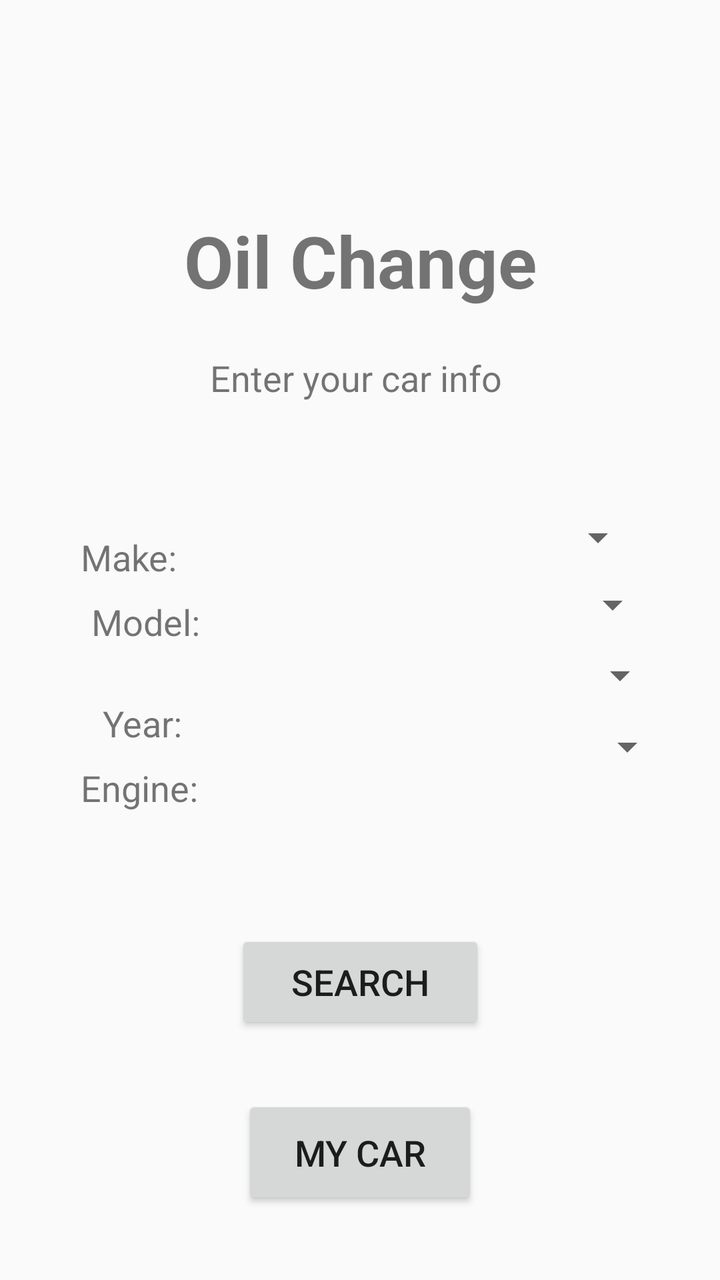
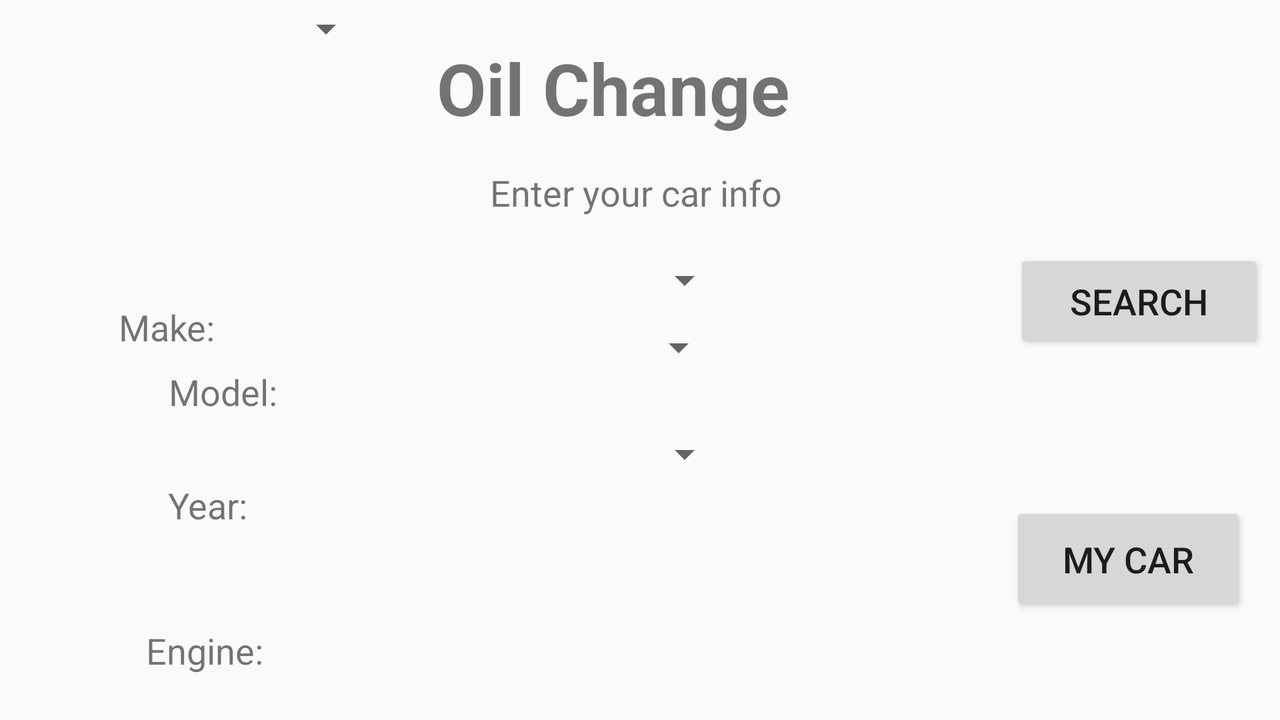

First picture: res/layout/ on a phone held upright. Second picture: the repository's own variant of that layout, on a device whose configuration matches the variant's folder. Source for both follows.
<!-- AndroidManifest.xml: application theme AppTheme -->
<!-- res/layout/content_oil_change.xml -->
<?xml version="1.0" encoding="utf-8"?>
<android.support.constraint.ConstraintLayout xmlns:android="http://schemas.android.com/apk/res/android"
    xmlns:app="http://schemas.android.com/apk/res-auto"
    xmlns:tools="http://schemas.android.com/tools"
    android:layout_width="match_parent"
    android:layout_height="match_parent"
    app:layout_behavior="@string/appbar_scrolling_view_behavior"
    tools:context="com.example.mirko.assignment1.OilChange"
    tools:showIn="@layout/activity_oil_change">

    <TextView
        android:id="@+id/textView11"
        android:layout_width="wrap_content"
        android:layout_height="wrap_content"
        android:layout_marginBottom="8dp"
        android:layout_marginLeft="8dp"
        android:layout_marginRight="8dp"
        android:layout_marginTop="8dp"
        android:text="Oil Change"
        android:textSize="36sp"
        android:textStyle="bold"
        app:layout_constraintBottom_toBottomOf="parent"
        app:layout_constraintLeft_toLeftOf="parent"
        app:layout_constraintRight_toRightOf="parent"
        app:layout_constraintTop_toTopOf="parent"
        app:layout_constraintVertical_bias="0.17"
        android:layout_marginStart="8dp"
        android:layout_marginEnd="8dp" />

    <TextView
        android:id="@+id/textView12"
        android:layout_width="wrap_content"
        android:layout_height="wrap_content"
        android:layout_marginBottom="8dp"
        android:layout_marginLeft="8dp"
        android:layout_marginRight="8dp"
        android:layout_marginTop="8dp"
        android:text="Enter your car info "
        android:textSize="18sp"
        app:layout_constraintBottom_toBottomOf="parent"
        app:layout_constraintLeft_toLeftOf="parent"
        app:layout_constraintRight_toRightOf="parent"
        app:layout_constraintTop_toBottomOf="@+id/textView11"
        app:layout_constraintVertical_bias="0.032"
        android:layout_marginStart="8dp"
        android:layout_marginEnd="8dp" />

    <TextView
        android:id="@+id/textView13"
        android:layout_width="wrap_content"
        android:layout_height="wrap_content"
        android:layout_marginBottom="8dp"
        android:layout_marginLeft="8dp"
        android:layout_marginRight="8dp"
        android:layout_marginTop="8dp"
        android:text="Make:"
        android:textSize="18sp"
        app:layout_constraintBottom_toBottomOf="parent"
        app:layout_constraintHorizontal_bias="0.109"
        app:layout_constraintLeft_toLeftOf="parent"
        app:layout_constraintRight_toRightOf="parent"
        app:layout_constraintTop_toTopOf="parent"
        app:layout_constraintVertical_bias="0.431"
        android:layout_marginStart="8dp"
        android:layout_marginEnd="8dp" />

    <TextView
        android:id="@+id/textView14"
        android:layout_width="wrap_content"
        android:layout_height="wrap_content"
        android:layout_marginBottom="8dp"
        android:layout_marginLeft="8dp"
        android:layout_marginRight="8dp"
        android:layout_marginTop="8dp"
        android:text="Model:"
        android:textSize="18sp"
        app:layout_constraintBottom_toBottomOf="parent"
        app:layout_constraintHorizontal_bias="0.13"
        app:layout_constraintLeft_toLeftOf="parent"
        app:layout_constraintRight_toRightOf="parent"
        app:layout_constraintTop_toBottomOf="@+id/textView13"
        app:layout_constraintVertical_bias="0.0"
        android:layout_marginStart="8dp"
        android:layout_marginEnd="8dp" />

    <TextView
        android:id="@+id/textView15"
        android:layout_width="wrap_content"
        android:layout_height="wrap_content"
        android:text="Year:"
        android:textSize="18sp"
        android:layout_marginTop="8dp"
        app:layout_constraintTop_toBottomOf="@+id/textView14"
        app:layout_constraintBottom_toBottomOf="parent"
        android:layout_marginBottom="8dp"
        android:layout_marginRight="8dp"
        app:layout_constraintRight_toRightOf="parent"
        android:layout_marginLeft="8dp"
        app:layout_constraintLeft_toLeftOf="parent"
        app:layout_constraintHorizontal_bias="0.143"
        app:layout_constraintVertical_bias="0.066"
        android:layout_marginStart="8dp"
        android:layout_marginEnd="8dp" />

    <TextView
        android:id="@+id/textView16"
        android:layout_width="wrap_content"
        android:layout_height="wrap_content"
        android:layout_marginBottom="8dp"
        android:layout_marginLeft="8dp"
        android:layout_marginRight="8dp"
        android:layout_marginTop="8dp"
        android:text="Engine:"
        android:textSize="18sp"
        app:layout_constraintBottom_toBottomOf="parent"
        app:layout_constraintHorizontal_bias="0.113"
        app:layout_constraintLeft_toLeftOf="parent"
        app:layout_constraintRight_toRightOf="parent"
        app:layout_constraintTop_toBottomOf="@+id/textView15"
        app:layout_constraintVertical_bias="0.0"
        android:layout_marginStart="8dp"
        android:layout_marginEnd="8dp" />

    <Button
        android:id="@+id/btnSearchOil"
        android:layout_width="125dp"
        android:layout_height="52dp"
        android:layout_marginBottom="8dp"
        android:layout_marginRight="141dp"
        android:layout_marginTop="8dp"
        android:text="Search"
        android:textSize="18sp"
        app:layout_constraintBottom_toBottomOf="parent"
        app:layout_constraintRight_toRightOf="parent"
        app:layout_constraintVertical_bias="0.799"
        android:layout_marginStart="8dp"
        android:layout_marginEnd="8dp"
        app:layout_constraintTop_toTopOf="parent"
        android:layout_marginLeft="8dp"
        app:layout_constraintLeft_toLeftOf="parent" />

    <Spinner
        android:id="@+id/spMakeOil"
        android:layout_width="217dp"
        android:layout_height="25dp"
        android:layout_marginBottom="8dp"
        android:layout_marginLeft="8dp"
        android:layout_marginRight="8dp"
        android:layout_marginTop="8dp"
        app:layout_constraintBottom_toBottomOf="parent"
        app:layout_constraintHorizontal_bias="0.24"
        app:layout_constraintLeft_toRightOf="@+id/textView13"
        app:layout_constraintRight_toRightOf="parent"
        app:layout_constraintTop_toBottomOf="@+id/textView12"
        app:layout_constraintVertical_bias="0.119"
        android:layout_marginStart="8dp"
        android:layout_marginEnd="8dp" />

    <Spinner
        android:id="@+id/spModelOil"
        android:layout_width="211dp"
        android:layout_height="26dp"
        android:layout_marginTop="8dp"
        app:layout_constraintTop_toBottomOf="@+id/spMakeOil"
        app:layout_constraintBottom_toBottomOf="parent"
        android:layout_marginBottom="8dp"
        android:layout_marginRight="8dp"
        app:layout_constraintRight_toRightOf="parent"
        app:layout_constraintLeft_toRightOf="@+id/textView14"
        android:layout_marginLeft="8dp"
        app:layout_constraintHorizontal_bias="0.339"
        app:layout_constraintVertical_bias="0.0"
        android:layout_marginStart="8dp"
        android:layout_marginEnd="8dp" />

    <Spinner
        android:id="@+id/spYearOil"
        android:layout_width="226dp"
        android:layout_height="29dp"
        android:layout_marginBottom="8dp"
        android:layout_marginLeft="8dp"
        android:layout_marginRight="8dp"
        android:layout_marginTop="8dp"
        app:layout_constraintBottom_toBottomOf="parent"
        app:layout_constraintHorizontal_bias="0.319"
        app:layout_constraintLeft_toRightOf="@+id/textView15"
        app:layout_constraintRight_toRightOf="parent"
        app:layout_constraintTop_toBottomOf="@+id/spModelOil"
        app:layout_constraintVertical_bias="0.0"
        android:layout_marginStart="8dp"
        android:layout_marginEnd="8dp" />

    <Spinner
        android:id="@+id/spEngineOil"
        android:layout_width="226dp"
        android:layout_height="26dp"
        android:layout_marginTop="8dp"
        app:layout_constraintTop_toBottomOf="@+id/spYearOil"
        android:layout_marginBottom="8dp"
        app:layout_constraintBottom_toTopOf="@+id/btnSearchOil"
        android:layout_marginRight="8dp"
        app:layout_constraintRight_toRightOf="parent"
        app:layout_constraintLeft_toRightOf="@+id/textView16"
        android:layout_marginLeft="8dp"
        app:layout_constraintHorizontal_bias="0.238"
        app:layout_constraintVertical_bias="0.0" />

    <Button
        android:id="@+id/btnSave2"
        android:layout_width="118dp"
        android:layout_height="57dp"
        android:layout_marginBottom="8dp"
        android:layout_marginLeft="8dp"
        android:layout_marginRight="8dp"
        android:layout_marginTop="8dp"
        android:text="my car"
        android:textSize="18sp"
        app:layout_constraintBottom_toBottomOf="parent"
        app:layout_constraintLeft_toLeftOf="parent"
        app:layout_constraintRight_toRightOf="parent"
        app:layout_constraintVertical_bias="0.952"
        app:layout_constraintTop_toTopOf="parent" />
</android.support.constraint.ConstraintLayout>
<!-- res/layout/activity_oil_change.xml (included above) -->
<?xml version="1.0" encoding="utf-8"?>
<android.support.design.widget.CoordinatorLayout xmlns:android="http://schemas.android.com/apk/res/android"
    xmlns:app="http://schemas.android.com/apk/res-auto"
    xmlns:tools="http://schemas.android.com/tools"
    android:layout_width="match_parent"
    android:layout_height="match_parent"
    tools:context="com.example.mirko.assignment1.OilChange">



    <include
        android:id="@+id/include"
        layout="@layout/content_oil_change"
        android:layout_height="309dp" />

    <android.support.constraint.ConstraintLayout
        android:layout_width="match_parent"
        android:layout_height="match_parent">

    </android.support.constraint.ConstraintLayout>

</android.support.design.widget.CoordinatorLayout>
<!-- resources referenced by this layout -->
<resources>
  <style name="AppTheme" parent="Theme.AppCompat.Light.DarkActionBar">
          
      </style>
</resources>
<!-- res/layout-land/content_oil_change.xml (the repository's variant of the layout above) -->
<!-- drawn on the phone turned sideways -->
<?xml version="1.0" encoding="utf-8"?>
<android.support.constraint.ConstraintLayout xmlns:android="http://schemas.android.com/apk/res/android"
    xmlns:app="http://schemas.android.com/apk/res-auto"
    xmlns:tools="http://schemas.android.com/tools"
    android:layout_width="match_parent"
    android:layout_height="match_parent"
    app:layout_behavior="@string/appbar_scrolling_view_behavior"
    tools:context="com.example.mirko.assignment1.OilChange"
    tools:showIn="@layout/activity_oil_change">

    <TextView
        android:id="@+id/textView11"
        android:layout_width="wrap_content"
        android:layout_height="wrap_content"
        android:layout_marginBottom="8dp"
        android:layout_marginLeft="8dp"
        android:layout_marginRight="8dp"
        android:layout_marginTop="8dp"
        android:text="Oil Change"
        android:textSize="36sp"
        android:textStyle="bold"
        app:layout_constraintBottom_toBottomOf="parent"
        app:layout_constraintLeft_toLeftOf="parent"
        app:layout_constraintRight_toRightOf="parent"
        app:layout_constraintTop_toTopOf="parent"
        app:layout_constraintVertical_bias="0.039"
        android:layout_marginStart="8dp"
        android:layout_marginEnd="8dp"
        app:layout_constraintHorizontal_bias="0.47" />

    <TextView
        android:id="@+id/textView12"
        android:layout_width="wrap_content"
        android:layout_height="wrap_content"
        android:layout_marginBottom="8dp"
        android:layout_marginLeft="8dp"
        android:layout_marginRight="8dp"
        android:layout_marginTop="8dp"
        android:text="Enter your car info "
        android:textSize="18sp"
        app:layout_constraintBottom_toBottomOf="parent"
        app:layout_constraintLeft_toLeftOf="parent"
        app:layout_constraintRight_toRightOf="parent"
        app:layout_constraintTop_toBottomOf="@+id/textView11"
        app:layout_constraintVertical_bias="0.032"
        android:layout_marginStart="8dp"
        android:layout_marginEnd="8dp" />

    <TextView
        android:id="@+id/textView13"
        android:layout_width="wrap_content"
        android:layout_height="wrap_content"
        android:layout_marginBottom="8dp"
        android:layout_marginLeft="8dp"
        android:layout_marginRight="8dp"
        android:layout_marginTop="8dp"
        android:text="Make:"
        android:textSize="18sp"
        app:layout_constraintBottom_toBottomOf="parent"
        app:layout_constraintHorizontal_bias="0.089"
        app:layout_constraintLeft_toLeftOf="parent"
        app:layout_constraintRight_toRightOf="parent"
        app:layout_constraintTop_toTopOf="parent"
        app:layout_constraintVertical_bias="0.448"
        android:layout_marginStart="8dp"
        android:layout_marginEnd="8dp" />

    <TextView
        android:id="@+id/textView14"
        android:layout_width="wrap_content"
        android:layout_height="wrap_content"
        android:layout_marginBottom="8dp"
        android:layout_marginLeft="8dp"
        android:layout_marginRight="8dp"
        android:layout_marginTop="8dp"
        android:text="Model:"
        android:textSize="18sp"
        app:layout_constraintBottom_toBottomOf="parent"
        app:layout_constraintHorizontal_bias="0.134"
        app:layout_constraintLeft_toLeftOf="parent"
        app:layout_constraintRight_toRightOf="parent"
        app:layout_constraintTop_toBottomOf="@+id/textView13"
        app:layout_constraintVertical_bias="0.0"
        android:layout_marginStart="8dp"
        android:layout_marginEnd="8dp" />

    <TextView
        android:id="@+id/textView15"
        android:layout_width="wrap_content"
        android:layout_height="wrap_content"
        android:text="Year:"
        android:textSize="18sp"
        android:layout_marginTop="8dp"
        app:layout_constraintTop_toBottomOf="@+id/textView14"
        app:layout_constraintBottom_toBottomOf="parent"
        android:layout_marginBottom="8dp"
        android:layout_marginRight="8dp"
        app:layout_constraintRight_toRightOf="parent"
        android:layout_marginLeft="8dp"
        app:layout_constraintLeft_toLeftOf="parent"
        app:layout_constraintHorizontal_bias="0.13"
        app:layout_constraintVertical_bias="0.218"
        android:layout_marginStart="8dp"
        android:layout_marginEnd="8dp" />

    <TextView
        android:id="@+id/textView16"
        android:layout_width="wrap_content"
        android:layout_height="wrap_content"
        android:layout_marginBottom="8dp"
        android:layout_marginLeft="8dp"
        android:layout_marginRight="8dp"
        android:layout_marginTop="8dp"
        android:text="Engine:"
        android:textSize="18sp"
        app:layout_constraintBottom_toBottomOf="parent"
        app:layout_constraintHorizontal_bias="0.115"
        app:layout_constraintLeft_toLeftOf="parent"
        app:layout_constraintRight_toRightOf="parent"
        app:layout_constraintTop_toBottomOf="@+id/textView15"
        app:layout_constraintVertical_bias="0.733"
        android:layout_marginStart="8dp"
        android:layout_marginEnd="8dp" />

    <Button
        android:id="@+id/btnSearchOil"
        android:layout_width="125dp"
        android:layout_height="52dp"
        android:layout_marginBottom="8dp"
        android:layout_marginRight="8dp"
        android:layout_marginTop="8dp"
        android:text="Search"
        android:textSize="18sp"
        app:layout_constraintBottom_toBottomOf="parent"
        app:layout_constraintRight_toRightOf="parent"
        app:layout_constraintVertical_bias="0.4"
        android:layout_marginStart="8dp"
        android:layout_marginEnd="8dp"
        app:layout_constraintTop_toTopOf="parent"
        android:layout_marginLeft="8dp"
        app:layout_constraintLeft_toLeftOf="parent"
        app:layout_constraintHorizontal_bias="1.0" />

    <Spinner
        android:id="@+id/spMakeOil"
        android:layout_width="217dp"
        android:layout_height="25dp"
        android:layout_marginBottom="8dp"
        android:layout_marginLeft="8dp"
        android:layout_marginRight="8dp"
        android:layout_marginTop="8dp"
        app:layout_constraintBottom_toBottomOf="parent"
        app:layout_constraintHorizontal_bias="0.113"
        app:layout_constraintLeft_toRightOf="@+id/textView13"
        app:layout_constraintRight_toRightOf="parent"
        app:layout_constraintTop_toBottomOf="@+id/textView12"
        app:layout_constraintVertical_bias="0.054"
        android:layout_marginStart="8dp"
        android:layout_marginEnd="8dp" />

    <Spinner
        android:id="@+id/spModelOil"
        android:layout_width="211dp"
        android:layout_height="26dp"
        android:layout_marginTop="8dp"
        app:layout_constraintTop_toBottomOf="@+id/spMakeOil"
        app:layout_constraintBottom_toBottomOf="parent"
        android:layout_marginBottom="8dp"
        android:layout_marginRight="8dp"
        app:layout_constraintRight_toRightOf="parent"
        app:layout_constraintLeft_toRightOf="@+id/textView14"
        android:layout_marginLeft="8dp"
        app:layout_constraintHorizontal_bias="0.021"
        app:layout_constraintVertical_bias="0.0"
        android:layout_marginStart="8dp"
        android:layout_marginEnd="8dp" />

    <Spinner
        android:id="@+id/spYearOil"
        android:layout_width="226dp"
        android:layout_height="29dp"
        android:layout_marginBottom="8dp"
        android:layout_marginLeft="8dp"
        android:layout_marginRight="8dp"
        android:layout_marginTop="8dp"
        app:layout_constraintBottom_toBottomOf="parent"
        app:layout_constraintHorizontal_bias="0.03"
        app:layout_constraintLeft_toRightOf="@+id/textView15"
        app:layout_constraintRight_toRightOf="parent"
        app:layout_constraintTop_toBottomOf="@+id/spModelOil"
        app:layout_constraintVertical_bias="0.14"
        android:layout_marginStart="8dp"
        android:layout_marginEnd="8dp" />

    <Button
        android:id="@+id/btnSave2"
        android:layout_width="118dp"
        android:layout_height="57dp"
        android:layout_marginBottom="8dp"
        android:layout_marginLeft="8dp"
        android:layout_marginRight="8dp"
        android:layout_marginTop="8dp"
        android:text="my car"
        android:textSize="18sp"
        app:layout_constraintBottom_toBottomOf="parent"
        app:layout_constraintLeft_toLeftOf="parent"
        app:layout_constraintRight_toRightOf="parent"
        app:layout_constraintVertical_bias="0.847"
        app:layout_constraintTop_toTopOf="parent"
        app:layout_constraintHorizontal_bias="0.982"
        android:layout_marginStart="8dp"
        android:layout_marginEnd="8dp" />

    <Spinner
        android:id="@+id/spEngineOil"
        android:layout_width="187dp"
        android:layout_height="29dp"
        tools:layout_editor_absoluteX="-217dp"
        tools:layout_editor_absoluteY="-196dp" />

</android.support.constraint.ConstraintLayout>
<!-- res/layout/content_oil_change.xml (included above) -->
<?xml version="1.0" encoding="utf-8"?>
<android.support.constraint.ConstraintLayout xmlns:android="http://schemas.android.com/apk/res/android"
    xmlns:app="http://schemas.android.com/apk/res-auto"
    xmlns:tools="http://schemas.android.com/tools"
    android:layout_width="match_parent"
    android:layout_height="match_parent"
    app:layout_behavior="@string/appbar_scrolling_view_behavior"
    tools:context="com.example.mirko.assignment1.OilChange"
    tools:showIn="@layout/activity_oil_change">

    <TextView
        android:id="@+id/textView11"
        android:layout_width="wrap_content"
        android:layout_height="wrap_content"
        android:layout_marginBottom="8dp"
        android:layout_marginLeft="8dp"
        android:layout_marginRight="8dp"
        android:layout_marginTop="8dp"
        android:text="Oil Change"
        android:textSize="36sp"
        android:textStyle="bold"
        app:layout_constraintBottom_toBottomOf="parent"
        app:layout_constraintLeft_toLeftOf="parent"
        app:layout_constraintRight_toRightOf="parent"
        app:layout_constraintTop_toTopOf="parent"
        app:layout_constraintVertical_bias="0.17"
        android:layout_marginStart="8dp"
        android:layout_marginEnd="8dp" />

    <TextView
        android:id="@+id/textView12"
        android:layout_width="wrap_content"
        android:layout_height="wrap_content"
        android:layout_marginBottom="8dp"
        android:layout_marginLeft="8dp"
        android:layout_marginRight="8dp"
        android:layout_marginTop="8dp"
        android:text="Enter your car info "
        android:textSize="18sp"
        app:layout_constraintBottom_toBottomOf="parent"
        app:layout_constraintLeft_toLeftOf="parent"
        app:layout_constraintRight_toRightOf="parent"
        app:layout_constraintTop_toBottomOf="@+id/textView11"
        app:layout_constraintVertical_bias="0.032"
        android:layout_marginStart="8dp"
        android:layout_marginEnd="8dp" />

    <TextView
        android:id="@+id/textView13"
        android:layout_width="wrap_content"
        android:layout_height="wrap_content"
        android:layout_marginBottom="8dp"
        android:layout_marginLeft="8dp"
        android:layout_marginRight="8dp"
        android:layout_marginTop="8dp"
        android:text="Make:"
        android:textSize="18sp"
        app:layout_constraintBottom_toBottomOf="parent"
        app:layout_constraintHorizontal_bias="0.109"
        app:layout_constraintLeft_toLeftOf="parent"
        app:layout_constraintRight_toRightOf="parent"
        app:layout_constraintTop_toTopOf="parent"
        app:layout_constraintVertical_bias="0.431"
        android:layout_marginStart="8dp"
        android:layout_marginEnd="8dp" />

    <TextView
        android:id="@+id/textView14"
        android:layout_width="wrap_content"
        android:layout_height="wrap_content"
        android:layout_marginBottom="8dp"
        android:layout_marginLeft="8dp"
        android:layout_marginRight="8dp"
        android:layout_marginTop="8dp"
        android:text="Model:"
        android:textSize="18sp"
        app:layout_constraintBottom_toBottomOf="parent"
        app:layout_constraintHorizontal_bias="0.13"
        app:layout_constraintLeft_toLeftOf="parent"
        app:layout_constraintRight_toRightOf="parent"
        app:layout_constraintTop_toBottomOf="@+id/textView13"
        app:layout_constraintVertical_bias="0.0"
        android:layout_marginStart="8dp"
        android:layout_marginEnd="8dp" />

    <TextView
        android:id="@+id/textView15"
        android:layout_width="wrap_content"
        android:layout_height="wrap_content"
        android:text="Year:"
        android:textSize="18sp"
        android:layout_marginTop="8dp"
        app:layout_constraintTop_toBottomOf="@+id/textView14"
        app:layout_constraintBottom_toBottomOf="parent"
        android:layout_marginBottom="8dp"
        android:layout_marginRight="8dp"
        app:layout_constraintRight_toRightOf="parent"
        android:layout_marginLeft="8dp"
        app:layout_constraintLeft_toLeftOf="parent"
        app:layout_constraintHorizontal_bias="0.143"
        app:layout_constraintVertical_bias="0.066"
        android:layout_marginStart="8dp"
        android:layout_marginEnd="8dp" />

    <TextView
        android:id="@+id/textView16"
        android:layout_width="wrap_content"
        android:layout_height="wrap_content"
        android:layout_marginBottom="8dp"
        android:layout_marginLeft="8dp"
        android:layout_marginRight="8dp"
        android:layout_marginTop="8dp"
        android:text="Engine:"
        android:textSize="18sp"
        app:layout_constraintBottom_toBottomOf="parent"
        app:layout_constraintHorizontal_bias="0.113"
        app:layout_constraintLeft_toLeftOf="parent"
        app:layout_constraintRight_toRightOf="parent"
        app:layout_constraintTop_toBottomOf="@+id/textView15"
        app:layout_constraintVertical_bias="0.0"
        android:layout_marginStart="8dp"
        android:layout_marginEnd="8dp" />

    <Button
        android:id="@+id/btnSearchOil"
        android:layout_width="125dp"
        android:layout_height="52dp"
        android:layout_marginBottom="8dp"
        android:layout_marginRight="141dp"
        android:layout_marginTop="8dp"
        android:text="Search"
        android:textSize="18sp"
        app:layout_constraintBottom_toBottomOf="parent"
        app:layout_constraintRight_toRightOf="parent"
        app:layout_constraintVertical_bias="0.799"
        android:layout_marginStart="8dp"
        android:layout_marginEnd="8dp"
        app:layout_constraintTop_toTopOf="parent"
        android:layout_marginLeft="8dp"
        app:layout_constraintLeft_toLeftOf="parent" />

    <Spinner
        android:id="@+id/spMakeOil"
        android:layout_width="217dp"
        android:layout_height="25dp"
        android:layout_marginBottom="8dp"
        android:layout_marginLeft="8dp"
        android:layout_marginRight="8dp"
        android:layout_marginTop="8dp"
        app:layout_constraintBottom_toBottomOf="parent"
        app:layout_constraintHorizontal_bias="0.24"
        app:layout_constraintLeft_toRightOf="@+id/textView13"
        app:layout_constraintRight_toRightOf="parent"
        app:layout_constraintTop_toBottomOf="@+id/textView12"
        app:layout_constraintVertical_bias="0.119"
        android:layout_marginStart="8dp"
        android:layout_marginEnd="8dp" />

    <Spinner
        android:id="@+id/spModelOil"
        android:layout_width="211dp"
        android:layout_height="26dp"
        android:layout_marginTop="8dp"
        app:layout_constraintTop_toBottomOf="@+id/spMakeOil"
        app:layout_constraintBottom_toBottomOf="parent"
        android:layout_marginBottom="8dp"
        android:layout_marginRight="8dp"
        app:layout_constraintRight_toRightOf="parent"
        app:layout_constraintLeft_toRightOf="@+id/textView14"
        android:layout_marginLeft="8dp"
        app:layout_constraintHorizontal_bias="0.339"
        app:layout_constraintVertical_bias="0.0"
        android:layout_marginStart="8dp"
        android:layout_marginEnd="8dp" />

    <Spinner
        android:id="@+id/spYearOil"
        android:layout_width="226dp"
        android:layout_height="29dp"
        android:layout_marginBottom="8dp"
        android:layout_marginLeft="8dp"
        android:layout_marginRight="8dp"
        android:layout_marginTop="8dp"
        app:layout_constraintBottom_toBottomOf="parent"
        app:layout_constraintHorizontal_bias="0.319"
        app:layout_constraintLeft_toRightOf="@+id/textView15"
        app:layout_constraintRight_toRightOf="parent"
        app:layout_constraintTop_toBottomOf="@+id/spModelOil"
        app:layout_constraintVertical_bias="0.0"
        android:layout_marginStart="8dp"
        android:layout_marginEnd="8dp" />

    <Spinner
        android:id="@+id/spEngineOil"
        android:layout_width="226dp"
        android:layout_height="26dp"
        android:layout_marginTop="8dp"
        app:layout_constraintTop_toBottomOf="@+id/spYearOil"
        android:layout_marginBottom="8dp"
        app:layout_constraintBottom_toTopOf="@+id/btnSearchOil"
        android:layout_marginRight="8dp"
        app:layout_constraintRight_toRightOf="parent"
        app:layout_constraintLeft_toRightOf="@+id/textView16"
        android:layout_marginLeft="8dp"
        app:layout_constraintHorizontal_bias="0.238"
        app:layout_constraintVertical_bias="0.0" />

    <Button
        android:id="@+id/btnSave2"
        android:layout_width="118dp"
        android:layout_height="57dp"
        android:layout_marginBottom="8dp"
        android:layout_marginLeft="8dp"
        android:layout_marginRight="8dp"
        android:layout_marginTop="8dp"
        android:text="my car"
        android:textSize="18sp"
        app:layout_constraintBottom_toBottomOf="parent"
        app:layout_constraintLeft_toLeftOf="parent"
        app:layout_constraintRight_toRightOf="parent"
        app:layout_constraintVertical_bias="0.952"
        app:layout_constraintTop_toTopOf="parent" />
</android.support.constraint.ConstraintLayout>
